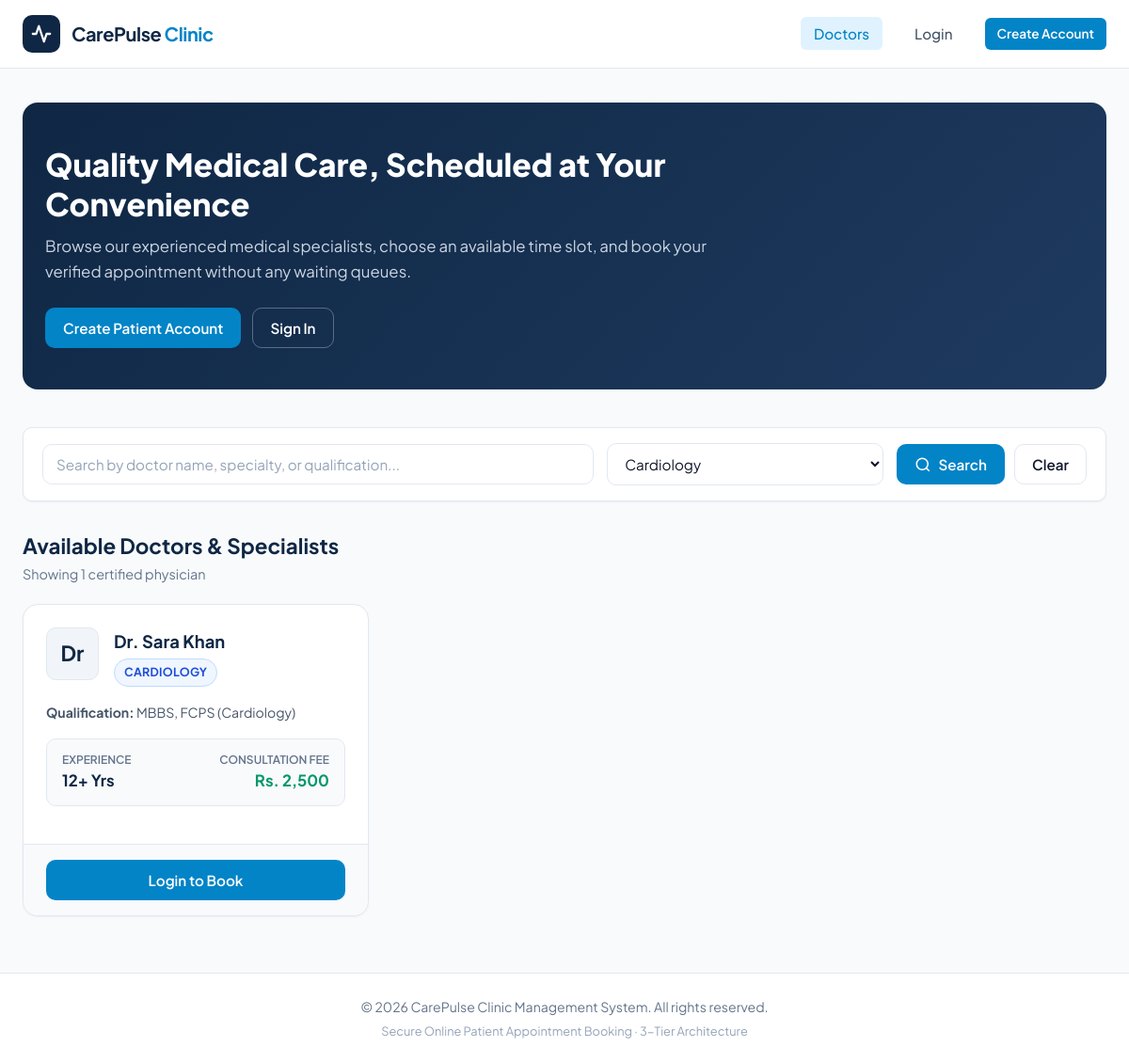
Screenshot of /index.php?specialty=1 with the database file from the repository.
### tables this page shows
CREATE TABLE IF NOT EXISTS `doctors` (
    `id` INT AUTO_INCREMENT PRIMARY KEY,
    `user_id` INT NOT NULL UNIQUE,
    `specialty_id` INT NOT NULL,
    `qualification` VARCHAR(150) NOT NULL,
    `experience_years` INT NOT NULL,
    `fee` DECIMAL(10,2) NOT NULL,
    CONSTRAINT `fk_doctors_user` FOREIGN KEY (`user_id`) REFERENCES `users` (`id`) ON DELETE CASCADE,
    CONSTRAINT `fk_doctors_specialty` FOREIGN KEY (`specialty_id`) REFERENCES `specialties` (`id`) ON DELETE RESTRICT
);

CREATE TABLE IF NOT EXISTS `users` (
    `id` INT AUTO_INCREMENT PRIMARY KEY,
    `full_name` VARCHAR(100) NOT NULL,
    `email` VARCHAR(150) NOT NULL UNIQUE,
    `password` VARCHAR(255) NOT NULL,
    `phone` VARCHAR(20) NOT NULL,
    `role` ENUM('patient', 'doctor', 'admin') NOT NULL DEFAULT 'patient',
    `created_at` TIMESTAMP DEFAULT CURRENT_TIMESTAMP
);

CREATE TABLE IF NOT EXISTS `specialties` (
    `id` INT AUTO_INCREMENT PRIMARY KEY,
    `name` VARCHAR(100) NOT NULL UNIQUE
);

### config/db.php (called while the page is built, shortened)
<?php
function e($value) {
    return htmlspecialchars((string)$value, ENT_QUOTES, 'UTF-8');
}
function is_logged_in() {
    return isset($_SESSION['user_id']) && !empty($_SESSION['user_id']);
}

### index.php (the view, shortened to what this page needs)
<?php
require_once __DIR__ . '/config/db.php';
$specialties_stmt = $pdo->query("SELECT id, name FROM specialties ORDER BY name ASC");
$all_specialties = $specialties_stmt->fetchAll();
$selected_specialty = isset($_GET['specialty']) ? (int)$_GET['specialty'] : 0;
$search_query = isset($_GET['q']) ? trim($_GET['q']) : '';
$sql = "
    SELECT
        d.id AS doctor_id,
        u.full_name AS doctor_name,
        u.email AS doctor_email,
        u.phone AS doctor_phone,
        s.id AS specialty_id,
        s.name AS specialty_name,
        d.qualification,
        d.experience_years,
        d.fee
    FROM doctors d
    INNER JOIN users u ON d.user_id = u.id
    INNER JOIN specialties s ON d.specialty_id = s.id
    WHERE 1=1
";
$params = [];
if ($selected_specialty > 0) {
    $sql .= " AND s.id = ?";
    $params[] = $selected_specialty;
}
$sql .= " ORDER BY s.name ASC, u.full_name ASC";
$stmt = $pdo->prepare($sql);
$stmt->execute($params);
$doctors = $stmt->fetchAll();
require_once __DIR__ . '/includes/header.php';
?>
<section class="page-hero">
    <div class="container">
        <div class="hero-content">
            <h1 class="hero-title">Quality Medical Care, Scheduled at Your Convenience</h1>
            <p class="hero-subtitle">
                Browse our experienced medical specialists, choose an available time slot, and book your verified appointment without any waiting queues.
            </p>
            <?php if (!is_logged_in()): ?>
                <div style="display: flex; gap: 12px; flex-wrap: wrap;">
                    <a href="signup.php" class="btn btn-primary" id="hero-register-btn">Create Patient Account</a>
                    <a href="login.php" class="btn btn-outline" style="color: white; border-color: rgba(255,255,255,0.3);" id="hero-login-btn">Sign In</a>
                </div>
            <?php else: ?>
                <a href="dashboard.php" class="btn btn-primary" id="hero-dashboard-btn">
                    View My Appointments
                </a>
            <?php endif; ?>
        </div>
    </div>
</section>
<div class="filter-bar">
    <form action="index.php" method="GET" class="filter-group" style="width: 100%; display: flex; flex-wrap: wrap; gap: 14px;">
        <div style="flex: 2; min-width: 220px;">
            <input
                type="text"
                name="q"
                class="form-control"
                placeholder="Search by doctor name, specialty, or qualification..."
                value="<?php echo e($search_query); ?>"
                id="search-input"
            >
        </div>
        <div style="flex: 1; min-width: 180px;">
            <select name="specialty" class="form-select" id="specialty-filter">
                <?php foreach ($all_specialties as $sp): ?>
                    <option value="<?php echo $sp['id']; ?>" <?php echo ($selected_specialty === (int)$sp['id']) ? 'selected' : ''; ?>>
                        <?php echo e($sp['name']); ?>
                    </option>
                <?php endforeach; ?>
            </select>
        </div>
        <div style="display: flex; gap: 10px;">
            <button type="submit" class="btn btn-primary" id="btn-filter">
                <svg width="18" height="18" viewBox="0 0 24 24" fill="none" stroke="currentColor" stroke-width="2">
                    <circle cx="11" cy="11" r="8"></circle>
                    <line x1="21" y1="21" x2="16.65" y2="16.65"></line>
                </svg>
                Search
            </button>
            <?php if (!empty($search_query) || $selected_specialty > 0): ?>
                <a href="index.php" class="btn btn-outline" id="btn-reset-filter">Clear</a>
            <?php endif; ?>
        </div>
    </form>
</div>
<div class="section-header" style="margin-bottom: 20px; display: flex; justify-content: space-between; align-items: center;">
    <div>
        <h2 style="font-size: 1.4rem; font-weight: 700; color: var(--primary);">Available Doctors & Specialists</h2>
        <p style="color: var(--text-muted); font-size: 0.9rem;">
            Showing <?php echo count($doctors); ?> certified physician<?php echo count($doctors) === 1 ? '' : 's'; ?>
        </p>
    </div>
</div>
<?php if (empty($doctors)): ?>
    <div class="card">
        <div class="empty-state">
            <div class="empty-state-icon">🩺</div>
            <h3>No Doctors Found</h3>
            <p>We couldn't find any doctors matching your search criteria. Try selecting another specialty or reset filters.</p>
            <a href="index.php" class="btn btn-outline">View All Doctors</a>
        </div>
    </div>
<?php else: ?>
    <div class="doctors-grid" id="doctors-list">
        <?php foreach ($doctors as $doc): ?>
            <div class="card doctor-card" id="doctor-card-<?php echo $doc['doctor_id']; ?>">
                <div class="card-body">
                    <div class="doctor-profile-header">
                        <div class="doctor-avatar">
                            Dr
                        </div>
                        <div class="doctor-meta">
                            <h3><?php echo e($doc['doctor_name']); ?></h3>
                            <span class="badge badge-specialty"><?php echo e($doc['specialty_name']); ?></span>
                        </div>
                    </div>
                    <div class="doctor-qualification">
                        <strong>Qualification:</strong> <?php echo e($doc['qualification']); ?>
                    </div>
                    <div class="doctor-stats">
                        <div class="stat-item">
                            <span class="stat-label">Experience</span>
                            <span class="stat-value"><?php echo (int)$doc['experience_years']; ?>+ Yrs</span>
                        </div>
                        <div class="stat-item" style="text-align: right;">
                            <span class="stat-label">Consultation Fee</span>
                            <span class="stat-value fee-value">Rs. <?php echo number_format($doc['fee'], 0); ?></span>
                        </div>
                    </div>
                </div>
                <div class="card-footer" style="display: flex; gap: 10px;">
                    <?php if (is_logged_in()): ?>
                        <a href="book.php?doctor_id=<?php echo $doc['doctor_id']; ?>" class="btn btn-primary btn-block" id="btn-book-<?php echo $doc['doctor_id']; ?>">
                            Book Appointment
                        </a>
                    <?php else: ?>
                        <a href="login.php" class="btn btn-primary btn-block" id="btn-book-guest-<?php echo $doc['doctor_id']; ?>">
                            Login to Book
                        </a>
                    <?php endif; ?>
                </div>
            </div>
        <?php endforeach; ?>
    </div>
<?php endif; ?>
<?php require_once __DIR__ . '/includes/footer.php'; ?>

### rows the page displays
doctors: user.full_name "Dr. Sara Khan", specialty.name "CARDIOLOGY", qualification "MBBS, FCPS (Cardiology)", experience_years "12", fee "2,500"

### other values shown
count($doctors) "1"
form field specialty "Cardiology"
